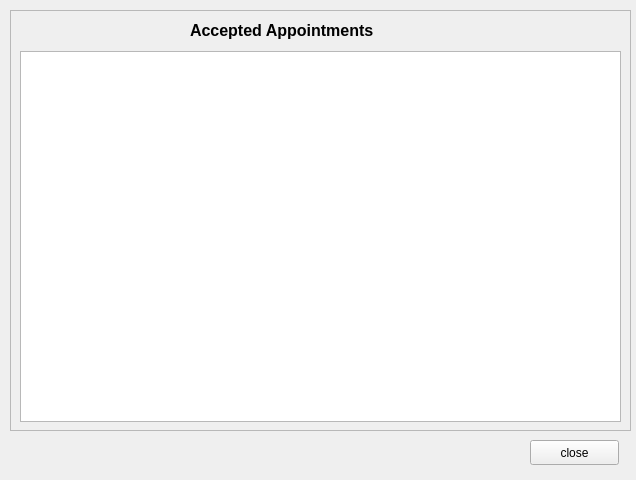
<?xml version="1.0" encoding="UTF-8"?>
<ui version="4.0">
 <class>acceptedappointmentDoctor</class>
 <widget class="QWidget" name="acceptedappointmentDoctor">
  <property name="geometry">
   <rect>
    <x>0</x>
    <y>0</y>
    <width>636</width>
    <height>480</height>
   </rect>
  </property>
  <property name="windowTitle">
   <string>Appointments</string>
  </property>
  <widget class="QFrame" name="frame">
   <property name="geometry">
    <rect>
     <x>10</x>
     <y>10</y>
     <width>621</width>
     <height>421</height>
    </rect>
   </property>
   <property name="frameShape">
    <enum>QFrame::StyledPanel</enum>
   </property>
   <property name="frameShadow">
    <enum>QFrame::Raised</enum>
   </property>
   <widget class="QLabel" name="title">
    <property name="geometry">
     <rect>
      <x>180</x>
      <y>0</y>
      <width>251</width>
      <height>41</height>
     </rect>
    </property>
    <property name="styleSheet">
     <string notr="true">font-size:12pt;
font-weight: bold;</string>
    </property>
    <property name="text">
     <string>Accepted Appointments</string>
    </property>
   </widget>
   <widget class="QTableWidget" name="tableWidget">
    <property name="geometry">
     <rect>
      <x>10</x>
      <y>41</y>
      <width>601</width>
      <height>371</height>
     </rect>
    </property>
    <property name="sizePolicy">
     <sizepolicy hsizetype="Fixed" vsizetype="Fixed">
      <horstretch>0</horstretch>
      <verstretch>0</verstretch>
     </sizepolicy>
    </property>
   </widget>
  </widget>
  <widget class="QPushButton" name="okButton">
   <property name="geometry">
    <rect>
     <x>530</x>
     <y>440</y>
     <width>89</width>
     <height>25</height>
    </rect>
   </property>
   <property name="text">
    <string>close</string>
   </property>
  </widget>
 </widget>
 <resources/>
 <connections/>
</ui>
